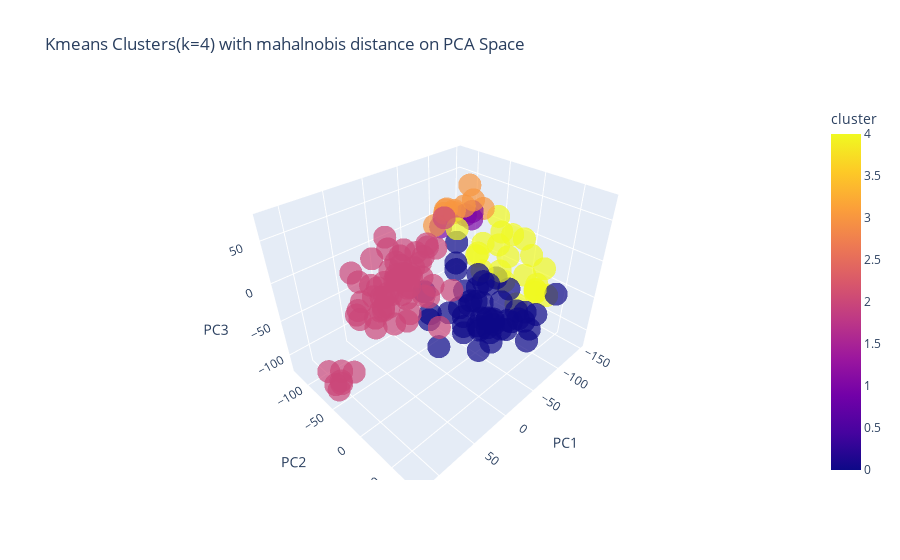

The cell this chart's notebook holds for it:
### Markdown cell above
##For optimal K determined using Silhouette score

### Code cell
df1 = pd.DataFrame(X_pca3, columns=["PC1","PC2","PC3"])
df1["cluster"] = labels_maha2
fig = px.scatter_3d(df1, x="PC1", y="PC2", z="PC3",
                    color="cluster", opacity=0.7,
                    title="Kmeans Clusters(k=4) with mahalnobis distance on PCA Space")
fig.show()

### Figure 1 — Plotly figure (JSON) as saved in the notebook; plotly's stock layout.template omitted (floating-point values rounded to 4 significant figures; data arrays with more than 128 entries replaced by an {"elided": "..."} marker saying what was removed)
{"data": [{"hovertemplate": "PC1=%{x}<br>PC2=%{y}<br>PC3=%{z}<br>cluster=%{marker.color}<extra></extra>", "legendgroup": "", "marker": {"color": {"elided": "151 int values"}, "coloraxis": "coloraxis", "opacity": 0.7, "symbol": "circle"}, "mode": "markers", "name": "", "scene": "scene", "showlegend": false, "type": "scatter3d", "x": {"elided": "151 float values"}, "y": {"elided": "151 float values"}, "z": {"elided": "151 float values"}}], "layout": {"coloraxis": {"colorbar": {"title": {"text": "cluster"}}, "colorscale": [[0, "#0d0887"], [0.1111, "#46039f"], [0.2222, "#7201a8"], [0.3333, "#9c179e"], [0.4444, "#bd3786"], [0.5556, "#d8576b"], [0.6667, "#ed7953"], [0.7778, "#fb9f3a"], [0.8889, "#fdca26"], [1, "#f0f921"]]}, "legend": {"tracegroupgap": 0}, "scene": {"domain": {"x": [0, 1], "y": [0, 1]}, "xaxis": {"title": {"text": "PC1"}}, "yaxis": {"title": {"text": "PC2"}}, "zaxis": {"title": {"text": "PC3"}}}, "title": {"text": "Kmeans Clusters(k=4) with mahalnobis distance on PCA Space"}}}
